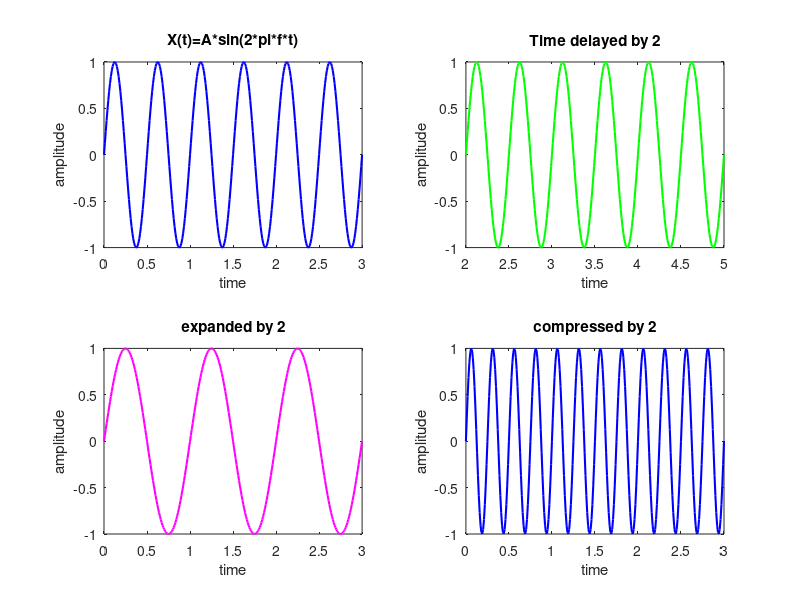

The MATLAB script that drew this image:
t = 0 : 0.01 : 3 ;
A = 1 ;
f = 2 ;

x1=A*sin (2*pi*f*t); %original
subplot (2,2,1);
plot(t, x1, 'b', 'LineWidth', 1.5);
title('X(t)=A*sin(2*pi*f*t)');
xlabel('time'); ylabel('amplitude');

m=t+2;
x2=A*sin(2*pi*f*m); %Time delay by 2
subplot (2,2,2);
plot (m, x2, 'g', 'LineWidth', 1.5);
title('Time delayed by 2');
xlabel('time'); ylabel('amplitude');

x3=A*sin(2*pi*f*(1/2)*t); %expanded by 2
subplot (2,2,3);
plot(t, x3, 'm', 'LineWidth', 1.5);
title('expanded by 2');
xlabel('time'); ylabel('amplitude');

x4=A*sin(2*pi*f*2*t); %compress by 2
subplot (2,2,4);
plot(t, x4, 'b', 'LineWidth', 1.5);
title('compressed by 2');
xlabel('time'); ylabel('amplitude');

print ('Exp2_2a','-dpdf','-fillpage');
